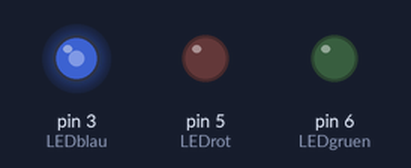
This sketch was run on a simulated Arduino Uno, built with avr-gcc and run on an emulated ATmega328P. On the bench: output pins drawn as LEDs (lit = HIGH).

Above: at 0.05 s.
At 1.5 s:
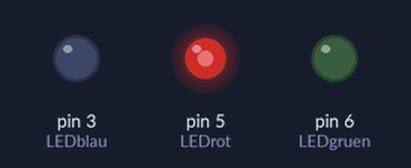
At 3.0 s:
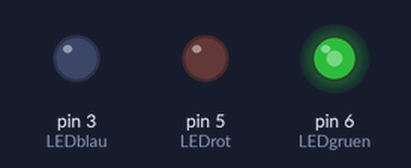
Timing chart, 0 to 6.9 s (numbered marks = the images above):
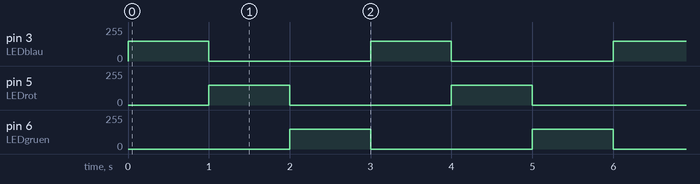

Measured:
- by itself, pin 3 (LEDblau), pin 5 (LEDrot), pin 6 (LEDgruen): alternates 150/255 for 1.0 s and 0/255 for 2.0 s

The sketch:

7_farbige_led.ino
```cpp
int LEDblau=3;
int LEDrot=5;
int LEDgruen=6;
int p=1000;
int brightness1a=150;
int brightness1b=150;
int brightness1c=150;
int dunkel=0;


void setup() {
  // put your setup code here, to run once:
  pinMode(LEDblau, OUTPUT);
  pinMode(LEDgruen, OUTPUT);
  pinMode(LEDrot, OUTPUT);
}

void loop() {
  // put your main code here, to run repeatedly:
  analogWrite(LEDblau, brightness1a);
  delay(p);
  analogWrite(LEDblau, dunkel);
  analogWrite(LEDrot, brightness1b);
  delay(p);
  analogWrite(LEDrot, dunkel);
  analogWrite(LEDgruen, brightness1c);
  delay(p);
  analogWrite(LEDgruen, dunkel);
}
```
